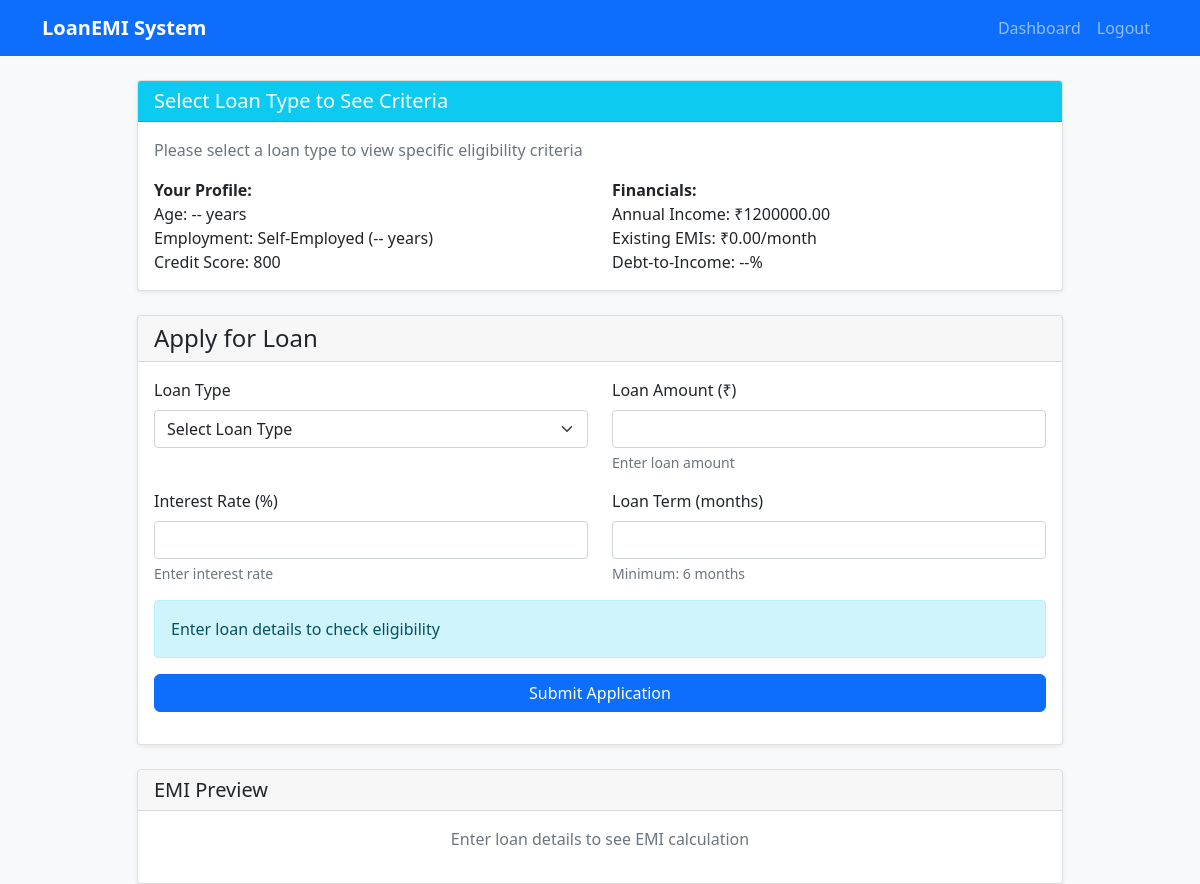
The page /apply_loan (signed in) on the database its author committed.
### database.py (models this page shows, shortened)
class User(db.Model, UserMixin):  # ADD UserMixin here
    id = db.Column(db.Integer, primary_key=True)
    username = db.Column(db.String(80), unique=True, nullable=False)
    email = db.Column(db.String(120), unique=True, nullable=False)
    password = db.Column(db.String(200), nullable=False)
    annual_income = db.Column(db.Float, nullable=False, default=0)
    employment_status = db.Column(db.String(50), nullable=False, default='Unemployed')
    credit_score = db.Column(db.Integer, default=650)
    date_of_birth = db.Column(db.DateTime)
    employment_start_date = db.Column(db.DateTime)
    existing_emis = db.Column(db.Float, default=0)
    created_at = db.Column(db.DateTime, default=datetime.utcnow)
    loans = db.relationship('Loan', backref='user', lazy=True)
    @property
    def is_authenticated(self):
        return True

### app.py (the view, shortened to what this page needs)
@app.route('/apply_loan', methods=['GET', 'POST'])
@login_required
def apply_loan():
    return render_template('apply_loan.html')

### app.py (called while the page is built)
@login_manager.user_loader
def load_user(user_id):
    return User.query.get(int(user_id))

### templates/apply_loan.html (shortened to what this page needs)
{% extends "base.html" %}
{% block content %}
<div class="row justify-content-center">
    <div class="col-md-10">
        <div class="card mb-4">
            <div class="card-header bg-info text-white">
                <h5 class="mb-0" id="criteriaTitle">Select Loan Type to See Criteria</h5>
            </div>
            <div class="card-body">
                <div id="loanCriteria">
                    <p class="text-muted">Please select a loan type to view specific eligibility criteria</p>
                </div>
                <div class="row mt-3">
                    <div class="col-md-6">
                        <strong>Your Profile:</strong><br>
                        Age: <span id="userAge">--</span> years<br>
                        Employment: {{ current_user.employment_status }} (<span id="employmentYears">--</span> years)<br>
                        Credit Score: <span id="userCreditScore">{{ current_user.credit_score }}</span>
                    </div>
                    <div class="col-md-6">
                        <strong>Financials:</strong><br>
                        Annual Income: ₹{{ "%.2f"|format(current_user.annual_income) }}<br>
                        Existing EMIs: ₹{{ "%.2f"|format(current_user.existing_emis) }}/month<br>
                        Debt-to-Income: <span id="currentDti">--</span>%
                    </div>
                </div>
            </div>
        </div>
        <div class="card">
            <div class="card-header">
                <h4 class="mb-0">Apply for Loan</h4>
            </div>
            <div class="card-body">
                <form method="POST">
                    <div class="row">
                        <div class="col-md-6 mb-3">
                            <label for="loan_type" class="form-label">Loan Type</label>
                            <select class="form-select" id="loan_type" name="loan_type" required>
                                <option value="">Select Loan Type</option>
                            </select>
                        </div>
                        <div class="col-md-6 mb-3">
                            <label for="loan_amount" class="form-label">Loan Amount (₹)</label>
                            <input type="number" class="form-control" id="loan_amount" name="loan_amount" min="1000" step="1000" required>
                            <div class="form-text" id="amountHelp">Enter loan amount</div>
                        </div>
                    </div>
                    <div class="row">
                        <div class="col-md-6 mb-3">
                            <label for="interest_rate" class="form-label">Interest Rate (%)</label>
                            <input type="number" class="form-control" id="interest_rate" name="interest_rate" min="1" max="30" step="0.1" required>
                            <div class="form-text" id="rateHelp">Enter interest rate</div>
                        </div>
                        <div class="col-md-6 mb-3">
                            <label for="loan_term" class="form-label">Loan Term (months)</label>
                            <input type="number" class="form-control" id="loan_term" name="loan_term" min="6" max="360" required>
                            <div class="form-text">Minimum: 6 months</div>
                        </div>
                    </div>
                    <div class="mb-3">
                        <div id="eligibilityMessage" class="alert alert-info">
                            Enter loan details to check eligibility
                        </div>
                    </div>
                    <div class="mb-3">
                        <button type="submit" class="btn btn-primary w-100" id="submitBtn">Submit Application</button>
                    </div>
                </form>
            </div>
        </div>
        <div class="card mt-4">
            <div class="card-header">
                <h5 class="mb-0">EMI Preview</h5>
            </div>
            <div class="card-body">
                <div id="emiPreview" class="text-center">
                    <p class="text-muted">Enter loan details to see EMI calculation</p>
                </div>
            </div>
        </div>
    </div>
</div>
{% endblock %}

### static/css/style.css (style rules this page uses)
body { background-color: #f8f9fa; }
.card { box-shadow: 0 0.125rem 0.25rem rgba(0, 0, 0, 0.075); border: 1px solid rgba(0, 0, 0, 0.125); }
.alert { margin-bottom: 1rem; }
.btn { border-radius: 0.375rem; }

### rows shown on the page
User: employment_status "Self-Employed", credit_score "800", annual_income "1200000.00", existing_emis "0.00"
